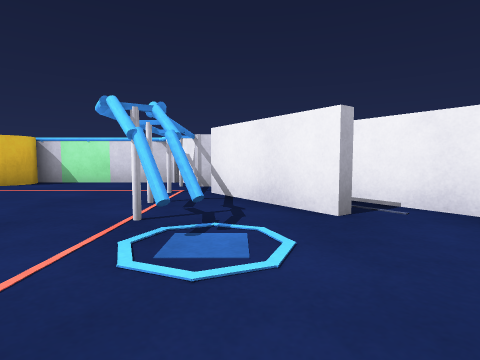
[1] (above)

17 first-person views from a walk through a 3-D level made in the Unity game engine. The camera is 0.51 m above the floor, tilts 4° down and sees 80° across. The floor is counted in squares, 1 m on a side. Each view is taken from the middle of a square. On the plan, view 1 faces up. The plan holds only what a view shows up to about 9 squares ahead; the rest is blank.

[2]
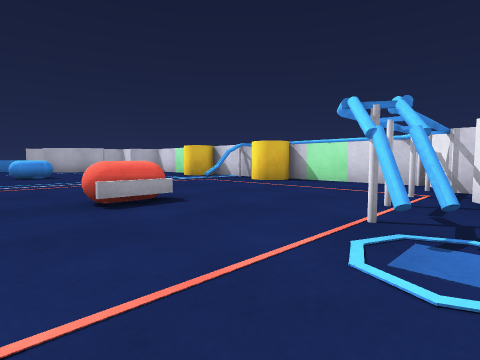

[3]
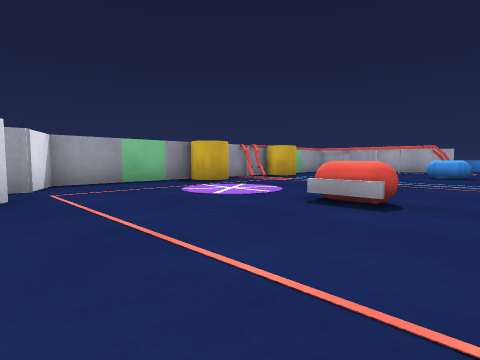

[4]
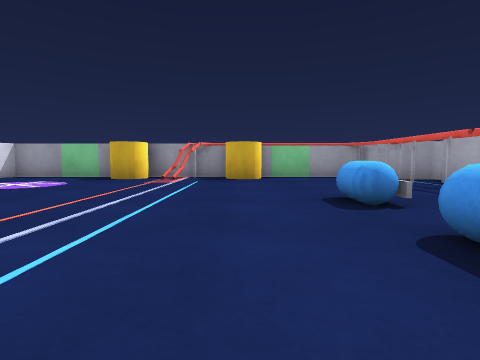

[5]
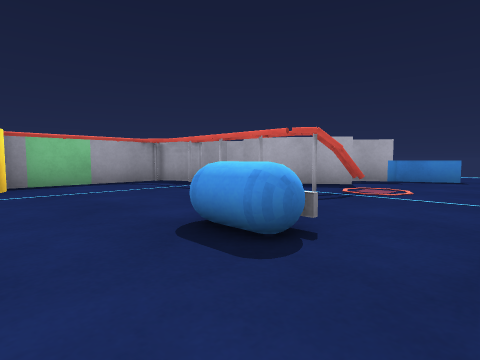

[6]
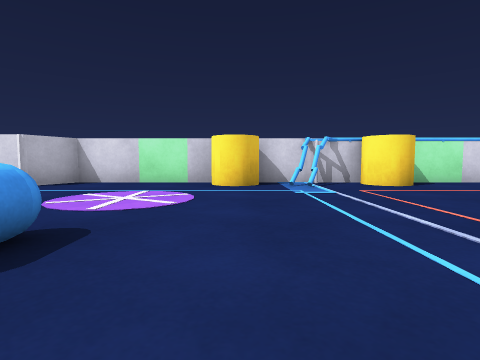

[7]
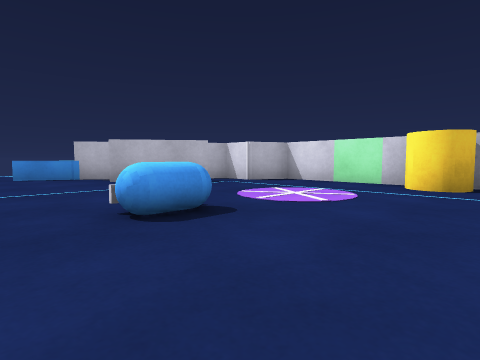

[8]
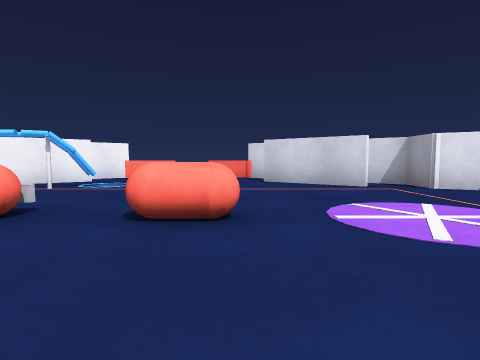

[9]
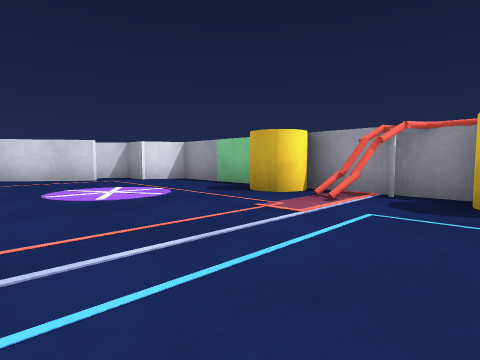

[10]
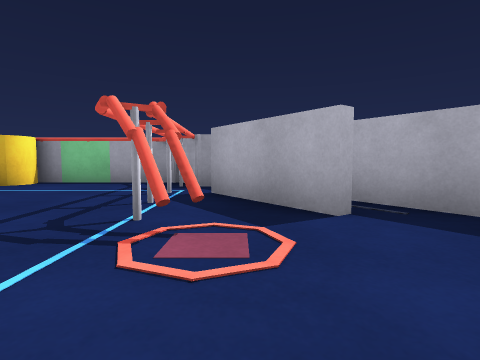

[11]
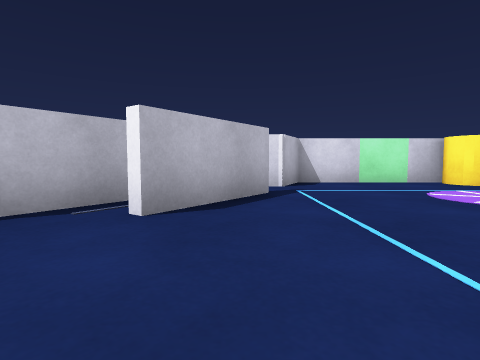

[12]
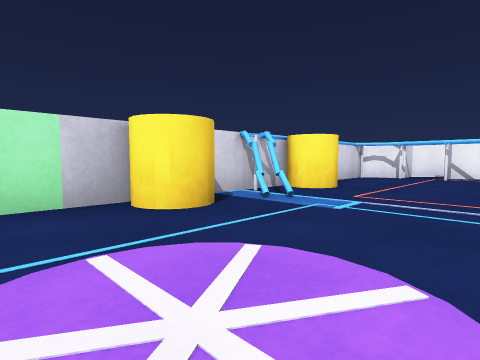

[13]
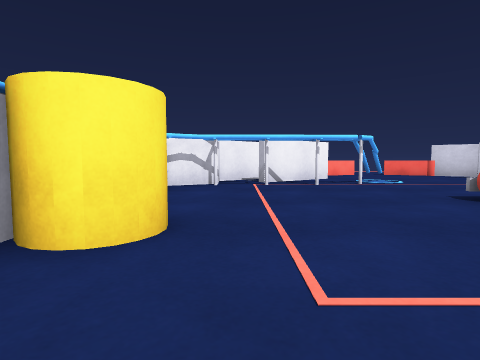

[14]
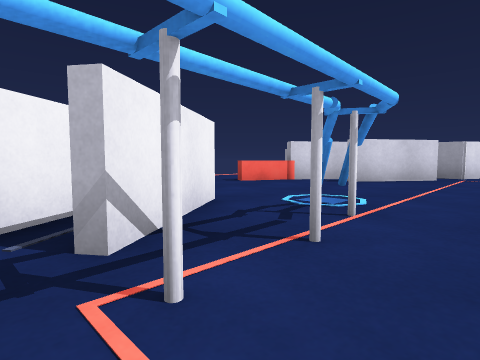

[15]
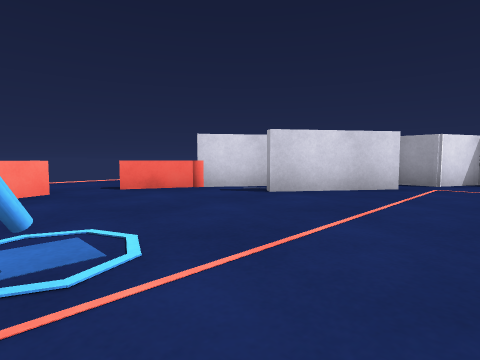

[16]
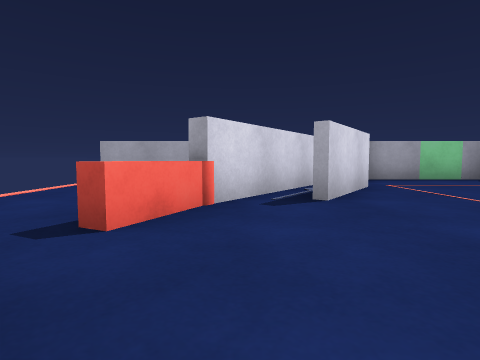

[17]
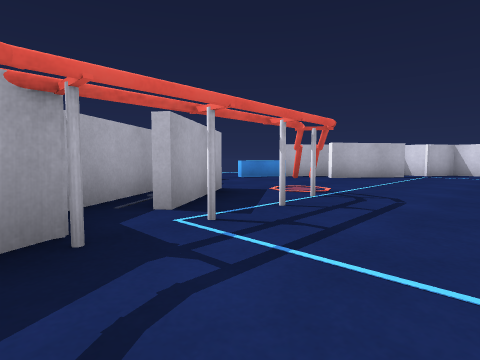

### Floor plan
Points are (right, up) in squares from view 1. A wall is a line through its corners. A room is listed if a view was taken in it or the views show most of it. See-through windows are left out.
Room 1 (views 1, 2, 3, 4, 5, 6, 7, 8, 9, 10, 11, 12, 13, 14, 15, 16, 17)
walls: (-6.6, -5.5) (-1.3, -5.5) (-0.8, -4.4); (-6.5, 6.5) (-11.7, 6.5) (-12.2, 5.5); (0, -4.6) (2.4, -1.2); (2.4, 2.2) (0, 5.5); (-13, 5.5) (-13.4, 5); (-14.3, 3.7) (-15.4, 2.2); (-15.4, -1.2) (-13, -4.5)
ways out: opening at (-15, 0.5)
objects: other object (-14, -3) to (-13, -2); other object (-14, 3) to (-13, 4); other object (-13, -5); other object (-13, -1); other object (-12, -5); other object (-12, -3); other object (-12, -2); other object (-12, -1); other object (-12, 0); other object (-11, -6); other object (-11, -1); other object (-10, -6); other object (-10, -1) to (-10, 2); other object (-9, -6); other object (-9, -5); other object (-8, -6); other object (-8, -5); other object (-8, 6); other object (-7, -6); other object (-7, -5); other object (-7, -4); other object (-7, 6); other object (-6, -5); other object (-6, 5); other object (-6, 6); other object (-6, 7); other object (-5, -5); other object (-5, 6); other object (-5, 7); other object (-4, 6); other object (-3, -1) to (-3, 2); other object (-3, 7); other object (-2, 7); other object (-1, 1); other object (-1, 2); other object (-1, 3); other object (-1, 4); other object (-1, 5); other object (-1, 6); other object (0, -3) to (1, -2); other object (0, 2); other object (0, 3) to (1, 4); other object (0, 6); other object (3, -1) to (3, 0); other object (3, 1) to (3, 2)

Positions as (right, up) in squares from view 1, and headings:
1: (0, 0), facing up
2: (0, 0), facing up-left
3: (0, 1), facing down-left
4: (-8, 3), facing down
5: (-8, 1), facing down-left
6: (-8, 0), facing up
7: (-7, 0), facing up-left
8: (-6, -1), facing right
9: (-8, -1), facing down-right
10: (-13, 1), facing down
11: (-13, 0), facing up
12: (-10, 3), facing up-right
13: (-7, 5), facing right
14: (-2, 5), facing down-right
15: (-2, 2), facing down-right
16: (2, 2), facing down
17: (-10, -5), facing up-left
